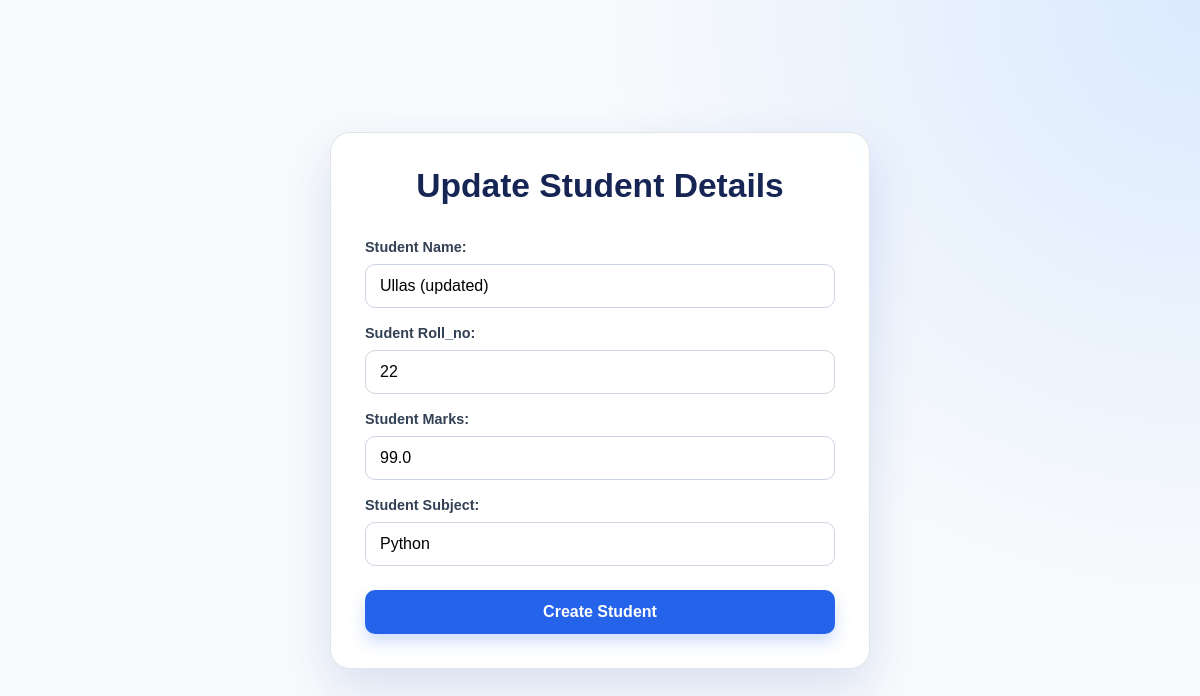
Page /update/1/ on the earlier database version.
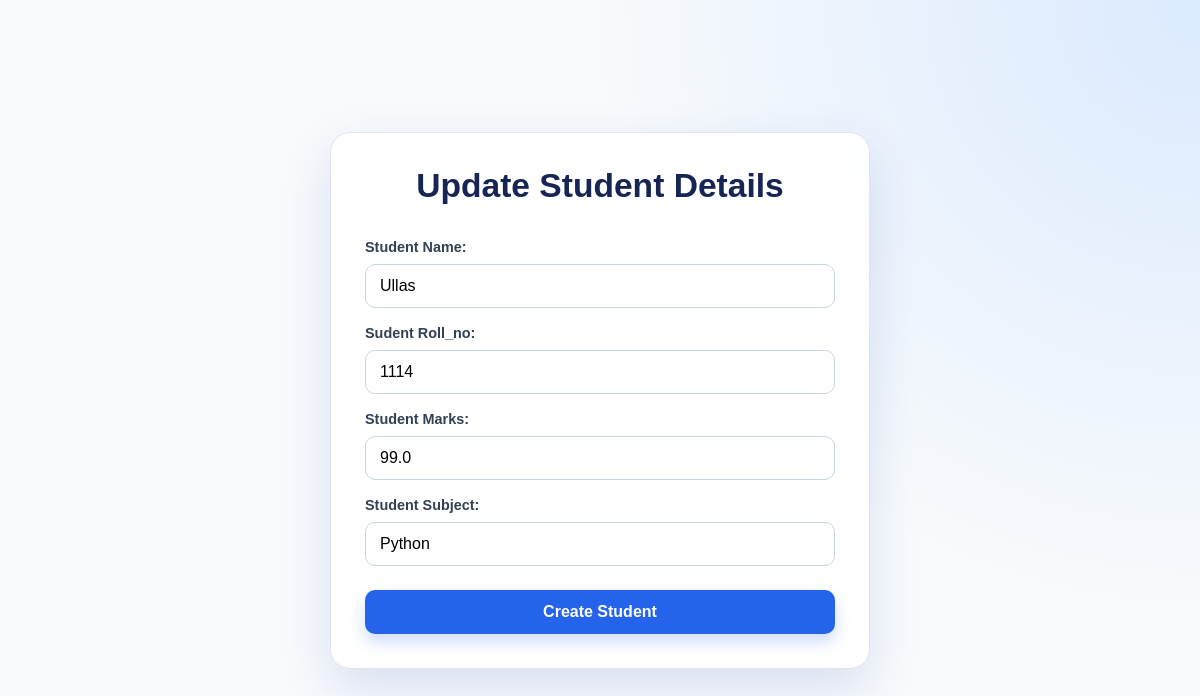
Same page on the later database version.
### student/models.py (models this page shows, shortened)
class Student(models.Model):
    name = models.CharField(max_length=50)
    roll_no = models.IntegerField(unique=True)
    marks = models.FloatField()
    subject = models.CharField(max_length=100)

### student/views.py (the view, shortened to what this page needs)
# urls.py: path('update/<int:student_id>/',views.update,name = 'update'),
def update(request,student_id):
    try:
        student = Student.objects.get(id = student_id)
    except Student.DoesNotExist:
        return HttpResponse('<h1>Not Found<h1>')
    context = {"student":student,'op':"update"}
    return render(request,'update.html',context)

### student/templates/update.html (shortened to what this page needs)
{% extends 'base.html' %}
{% load static %}
{% block head %}
<link rel="stylesheet" href="{% static 'css/update.css' %}">
{% endblock head %}
{% block content %}
<section class="update-page">
    <div class="main update-card">
        <h1>Update Student Details</h1>
        <div class="form">
            {% include 'partials/forms.html' %}
        </div>
    </div>
</section>
{% endblock content %}

### student/templates/partials/forms.html (shortened to what this page needs)
<form action="" method="post">
    <label for="">Student Name:</label>
    <input type="text" name="name" id="" placeholder="Enter student name" value="{{ student.name }}">
    <label for="">Sudent Roll_no:</label>
    <input type="number" name="roll_no" id="" placeholder="Enter Student Roll-No" value="{{ student.roll_no }}">
    <label for="">Student Marks: </label>
    <input type="number" name="marks"  placeholder="Enter Student Marks" id="" value="{{ student.marks}}">
    <label for="">Student Subject:</label>
    <input type="text" placeholder="Student Subject" name="subject" id="" value="{{ student.subject }}">
    <button type="submit"> Create Student </button>
</form>

Differences in the rows shown:
changed Student "Python": name "Ullas (updated)" → "Ullas"; roll_no "22" → "1114"
